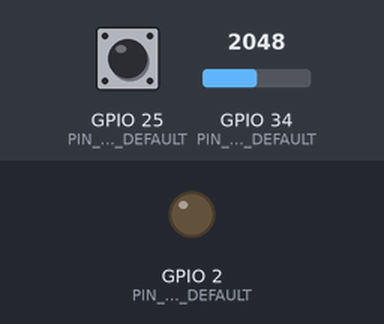
Bench run of a sketch on a simulated ESP32. Shown: output pins drawn as LEDs (lit = HIGH). The test bench sets the inputs (shaded band); at power-on: GPIO 34 (PIN_ANALOG_DEFAULT) = 2048, GPIO 25 (PIN_DIGITAL_DEFAULT) HIGH. WiFi joins after 1.5 s; servers stay silent unless stated; no MQTT or app messages arrive unless stated; what the sketch prints to the serial monitor is not drawn.

Above: at 3.2 s.
3.3 s: GPIO 34 (PIN_ANALOG_DEFAULT) set to 1279
6.3 s: GPIO 34 (PIN_ANALOG_DEFAULT) set to 1155
At 6.7 s:
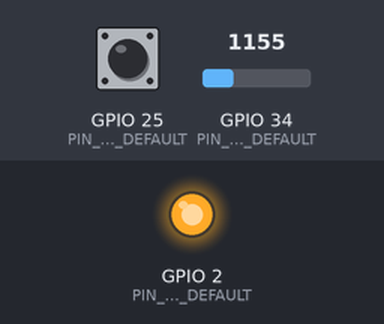
Timing chart, 0 to 9.3 s (numbered marks = the images above; inputs shaded):
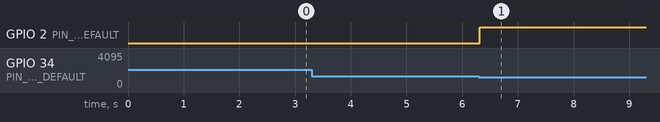

The sketch:

esp32_master_node.ino
```cpp
/**
 * ============================================================================
 * โครงงาน: GreenMesh - Smart Greenhouse System (ESP32 #4: Master Gateway Node)
 * วิชา: 305432 Sensor Network Term Project
 * หน้าที่: ตรวจวัดระดับแสง, ตรวจระดับน้ำต่ำ, ควบคุมไฟปลูกพืช,
 *          และทำหน้าที่เป็น สะพานสื่อสาร (Gateway) แปลง ESP-NOW <-> MQTT
 *
 * ข้อกำหนดตามโจทย์:
 *  - ใช้งาน analogRead() อ่านค่าความเข้มแสงจำลองที่ GPIO 34 (ADC1)
 *  - ใช้งาน digitalRead() อ่านค่าสวิตช์ตรวจจับน้ำต่ำที่ GPIO 25 (Digital In)
 *  - ใช้งาน digitalWrite() ควบคุมหลอด LED แสดงสถานะไฟปลูกพืชที่ GPIO 2 (Output)
 *  - ใช้งานการสื่อสารโปรโตคอล ESP-NOW รับส่งข้อมูลกับโหนดลูกทั้ง 3 บอร์ด
 *  - ใช้งานการสื่อสารโปรโตคอล MQTT เชื่อมต่อไปยัง Mosquitto Broker และเกตเวย์กลาง
 * ============================================================================
 */

#include <Arduino.h>
#include <WiFi.h>
#include <esp_now.h>
#include <esp_wifi.h>
#include <PubSubClient.h>
#include "soc/soc.h"
#include "soc/rtc_cntl_reg.h"

#include <freertos/FreeRTOS.h>
#include <freertos/queue.h>

#include "config.h"
#include "protocol.h"

#define NODE_ID "utility"

// --- ตัวแปรและสถานะประจำโหนด Utility ---
static uint8_t  grow_light_state = 0;     // 0 = ไฟดับ, 1 = ไฟสว่าง
static uint8_t  water_low = 0;            // 0 = ระดับน้ำปกติ, 1 = น้ำในถังต่ำ (Alert)
static int      last_raw_button = HIGH;
static int      debounced_button = HIGH;
static unsigned long last_debounce_time = 0;

static bool     feedback_blink_active = false;
static unsigned long feedback_blink_end = 0;

static bool     remote_override_active = false;
static unsigned long remote_override_start = 0;

static uint32_t local_seq = 0;

// --- คิวพักข้อมูล FreeRTOS ป้องกันปัญหา Concurrency ระหว่าง Wi-Fi Task และ Main Loop ---
static QueueHandle_t telemetry_queue = nullptr;
static QueueHandle_t state_queue = nullptr;

// --- Wi-Fi & MQTT Client ---
static WiFiClient   wifiClient;
static PubSubClient mqttClient(wifiClient);
static String       mqttClientId;

// ============================================================================
// ฟังก์ชันอ่านค่าและควบคุม I/O ฮาร์ดแวร์ตามโจทย์
// ============================================================================

// ข้อ 8.5: ใช้งาน analogRead() อ่านค่า Analog Input (ความเข้มแสง 0.0 - 100.0%)
float readLight() {
    int raw_analog = analogRead(PIN_ANALOG_DEFAULT); // GPIO 34 (ADC1 0-4095)
    return (raw_analog / 4095.0f) * 100.0f;
}

// ข้อ 8.6: ใช้งาน digitalRead() อ่านค่า Digital Input (สวิตช์จำลองน้ำต่ำ)
uint8_t readWaterLow() {
    return water_low;
}

// ข้อ 8.7: ใช้งาน digitalWrite() ควบคุม Digital Output (LED ไฟปลูกพืช)
void setGrowLight(uint8_t state) {
    grow_light_state = state ? 1 : 0;
    if (!feedback_blink_active) {
        digitalWrite(PIN_OUTPUT_DEFAULT, grow_light_state ? HIGH : LOW); // GPIO 2
    }
}

void triggerFeedbackBlink(unsigned long now) {
    feedback_blink_active = true;
    feedback_blink_end = now + 150;
    digitalWrite(PIN_OUTPUT_DEFAULT, HIGH);
}

// ============================================================================
// ฟังก์ชัน MQTT Bridge
// ============================================================================

bool publishTelemetry(const char* node_id, float analog_val, uint8_t digital_val, uint8_t out_state, uint32_t seq) {
    if (!mqttClient.connected()) return false;

    char topic[64];
    snprintf(topic, sizeof(topic), "greenhouse/%s/telemetry", node_id);

    char payload[256];
    snprintf(payload, sizeof(payload),
             "{\"node_id\":\"%s\",\"analog\":%.1f,\"digital\":%d,\"output\":%d,\"seq\":%u}",
             node_id, analog_val, digital_val, out_state, seq);

    bool ok = mqttClient.publish(topic, payload);
    if (ok) {
        Serial.printf("[MQTT] 🚀 Telemetry Published -> %s: %s\n", topic, payload);
    }
    return ok;
}

bool publishState(const char* node_id, uint8_t out_state, bool online) {
    if (!mqttClient.connected()) return false;

    char topic[64];
    snprintf(topic, sizeof(topic), "greenhouse/%s/state", node_id);

    char payload[128];
    snprintf(payload, sizeof(payload),
             "{\"node_id\":\"%s\",\"output\":%d,\"online\":%s}",
             node_id, out_state, online ? "true" : "false");

    return mqttClient.publish(topic, payload);
}

// ส่งต่อคำสั่งจาก MQTT ไปยังโหนดลูกผ่าน ESP-NOW
void sendEspNowCommand(const char* target_node_id, uint32_t cmd_id, uint8_t output) {
    EspNowPayload payload;
    memset(&payload, 0, sizeof(payload));
    strncpy(payload.node_id, target_node_id, sizeof(payload.node_id) - 1);
    payload.msg_type = MSG_TYPE_COMMAND;
    payload.analog = 0;
    payload.digital = 0;
    payload.output = output;
    payload.seq = 0;
    payload.command_id = cmd_id;

    uint8_t target_mac[6];
#if USE_BROADCAST_ESPNOW
    memcpy(target_mac, BROADCAST_MAC_ADDRESS, 6);
#else
    if (strcmp(target_node_id, "bed_a") == 0) memcpy(target_mac, MAC_BED_A, 6);
    else if (strcmp(target_node_id, "bed_b") == 0) memcpy(target_mac, MAC_BED_B, 6);
    else if (strcmp(target_node_id, "climate") == 0) memcpy(target_mac, MAC_CLIMATE, 6);
    else memcpy(target_mac, BROADCAST_MAC_ADDRESS, 6);
#endif

    esp_err_t res = esp_now_send(target_mac, (uint8_t*)&payload, sizeof(payload));
    Serial.printf("[Gateway -> ESP-NOW] Forwarded Cmd #%u to '%s' (Output=%d) Result: %d\n",
                  cmd_id, target_node_id, output, res);
}

// Callback เมื่อได้รับข้อความ Command จาก MQTT Broker
void onMqttMessage(char* topic, byte* payload, unsigned int length) {
    char msg[length + 1];
    memcpy(msg, payload, length);
    msg[length] = '\0';

    Serial.printf("[MQTT Inbound] Topic: %s, Msg: %s\n", topic, msg);

    char target_node[32] = {0};
    if (sscanf(topic, "greenhouse/%31[^/]/command", target_node) != 1) return;

    // Simple JSON extraction for command_id and output
    uint32_t cmd_id = 0;
    uint8_t out_val = 0;
    char *cmd_ptr = strstr(msg, "\"command_id\":");
    if (cmd_ptr) sscanf(cmd_ptr, "\"command_id\":%u", &cmd_id);
    int temp_out = 0;
    char *out_ptr = strstr(msg, "\"output\":");
    if (out_ptr) sscanf(out_ptr, "\"output\":%d", &temp_out);
    out_val = (uint8_t)temp_out;

    char *tgt_ptr = strstr(msg, "\"target\":");
    char sub_tgt[32] = {0};
    if (tgt_ptr) sscanf(tgt_ptr, "\"target\":\"%31[^\"]\"", sub_tgt);

    if (strcmp(target_node, NODE_ID) == 0 || strcmp(target_node, "water_low") == 0 || strcmp(sub_tgt, "water_low") == 0) {
        if (strcmp(sub_tgt, "water_low") == 0 || strcmp(target_node, "water_low") == 0) {
            water_low = out_val ? 1 : 0;
            Serial.printf("[%s] 💧 Remote Water Low command applied -> %d\n", NODE_ID, water_low);
        } else {
            setGrowLight(out_val);
            remote_override_active = true;
            remote_override_start = millis();
            publishState(NODE_ID, grow_light_state, true);
            Serial.printf("[%s] Local Grow Light Command applied -> %d\n", NODE_ID, grow_light_state);
        }
        local_seq++;
        publishTelemetry(NODE_ID, readLight(), water_low, grow_light_state, local_seq);
    } else {
        sendEspNowCommand(target_node, cmd_id, out_val);
    }
}

void reconnectMqtt() {
    static unsigned long last_retry = 0;
    if (millis() - last_retry < 5000) return;
    last_retry = millis();

    Serial.printf("[MQTT] Connecting to broker %s:%d (ID: %s)...", MQTT_HOST, MQTT_PORT, mqttClientId.c_str());
    if (wifiClient.connected()) wifiClient.stop();

    if (mqttClient.connect(mqttClientId.c_str(), MQTT_USER, MQTT_PASS)) {
        Serial.println(" Connected! ✅");
        mqttClient.subscribe("greenhouse/+/command");
        Serial.println("[MQTT] Subscribed to greenhouse/+/command");
    } else {
        Serial.printf(" Failed, rc=%d. Will retry in 5s\n", mqttClient.state());
    }
}

// ============================================================================
// ฟังก์ชันสื่อสาร ESP-NOW Gateway
// ============================================================================

#if (defined(ESP_ARDUINO_VERSION_MAJOR) && (ESP_ARDUINO_VERSION_MAJOR >= 3)) || (defined(ESP_IDF_VERSION_MAJOR) && (ESP_IDF_VERSION_MAJOR >= 5))
void onEspNowRecv(const esp_now_recv_info_t *recv_info, const uint8_t *incomingData, int len) {
    const uint8_t *mac = recv_info ? recv_info->src_addr : nullptr;
#else
void onEspNowRecv(const uint8_t *mac, const uint8_t *incomingData, int len) {
#endif
    if (len < (int)sizeof(EspNowPayload)) return;

    EspNowPayload payload;
    memcpy(&payload, incomingData, sizeof(EspNowPayload));

    Serial.printf("[Gateway ESP-NOW] 📥 Recv from '%s': Analog=%.1f, Digital=%d, Out=%d (Seq #%u)\n",
                  payload.node_id, payload.analog, payload.digital, payload.output, payload.seq);

    if (payload.msg_type == MSG_TYPE_TELEMETRY) {
        if (telemetry_queue != nullptr) {
            if (xQueueSend(telemetry_queue, &payload, 0) != pdTRUE) {
                Serial.printf("[Gateway] ⚠️ Telemetry Queue Full! Dropped packet from %s\n", payload.node_id);
            }
        }
    } else if (payload.msg_type == MSG_TYPE_STATE) {
        if (state_queue != nullptr) {
            xQueueSend(state_queue, &payload, 0);
        }
    }
}

void initEspNowGateway() {
    if (esp_now_init() != ESP_OK) {
        Serial.println("[Gateway] ❌ ESP-NOW Gateway init failed!");
        return;
    }
    Serial.println("[Gateway] ✅ ESP-NOW Gateway Initialized");

    esp_now_register_recv_cb(onEspNowRecv);

    // เพิ่ม Broadcast Peer ไว้สำหรับส่งคำสั่ง
    esp_now_peer_info_t peerInfo;
    memset(&peerInfo, 0, sizeof(peerInfo));
    peerInfo.channel = WiFi.channel();
    peerInfo.encrypt = false;
    memcpy(peerInfo.peer_addr, BROADCAST_MAC_ADDRESS, 6);
    esp_now_add_peer(&peerInfo);
}

// ============================================================================
// Arduino IDE Standard Setup & Loop
// ============================================================================

void setup() {
    WRITE_PERI_REG(RTC_CNTL_BROWN_OUT_REG, 0); // ปิด Brownout Detector ป้องกันไฟตกตอนเปิด Wi-Fi
    Serial.begin(SERIAL_BAUD_RATE);
    delay(500);
    Serial.println("\n=======================================================");
    Serial.println("  [GreenMesh] ESP32 #4: Master Gateway Node (Arduino IDE)");
    Serial.println("=======================================================");

    telemetry_queue = xQueueCreate(20, sizeof(EspNowPayload));
    state_queue = xQueueCreate(10, sizeof(EspNowPayload));

    pinMode(PIN_ANALOG_DEFAULT, INPUT);
    pinMode(PIN_DIGITAL_DEFAULT, INPUT_PULLUP);
    delay(10);
    int initial_btn = digitalRead(PIN_DIGITAL_DEFAULT);
    last_raw_button = initial_btn;
    debounced_button = initial_btn;
    water_low = 0; // เริ่มต้นที่ระดับน้ำปกติเสมอ
    pinMode(PIN_OUTPUT_DEFAULT, OUTPUT);
    digitalWrite(PIN_OUTPUT_DEFAULT, LOW);

    // 1. เชื่อมต่อ Wi-Fi
    WiFi.mode(WIFI_STA);
    WiFi.setTxPower(WIFI_POWER_15dBm); // ลดกำลังส่งเล็กน้อยป้องกันไฟกระชาก
#if WOKWI_SIMULATION
    esp_wifi_set_mac(WIFI_IF_STA, const_cast<uint8_t*>(MAC_MASTER));
#endif
    Serial.printf("[Wi-Fi] Connecting to '%s'...\n", WIFI_SSID);
    WiFi.begin(WIFI_SSID, WIFI_PASSWORD);

    int attempts = 0;
    while (WiFi.status() != WL_CONNECTED && attempts < 25) {
        delay(500);
        Serial.print(".");
        attempts++;
    }
    if (WiFi.status() == WL_CONNECTED) {
        Serial.printf("\n[Wi-Fi] Connected! IP: %s (Channel: %d)\n",
                      WiFi.localIP().toString().c_str(), WiFi.channel());
    } else {
        Serial.println("\n[Wi-Fi] Connection failed or timed out (will retry)");
    }

    // 2. เริ่มต้น MQTT Client
    mqttClientId = "ESP32-Gateway-" + String((uint32_t)ESP.getEfuseMac(), HEX);
    mqttClient.setServer(MQTT_HOST, MQTT_PORT);
    mqttClient.setCallback(onMqttMessage);
    mqttClient.setBufferSize(512);

    // 3. เริ่มต้น ESP-NOW
    initEspNowGateway();
}

void loop() {
    unsigned long now = millis();

    // จัดการการเชื่อมต่อ Wi-Fi และ MQTT
    if (WiFi.status() == WL_CONNECTED) {
        if (!mqttClient.connected()) {
            reconnectMqtt();
        } else {
            mqttClient.loop();
        }
    } else {
        static unsigned long last_wifi_reconnect = 0;
        if (now - last_wifi_reconnect > 5000) {
            last_wifi_reconnect = now;
            WiFi.reconnect();
        }
    }

    // ดึงแพ็กเก็ต Telemetry จากโหนดลูกใน FreeRTOS Queue ส่งขึ้น MQTT
    EspNowPayload item;
    while (telemetry_queue != nullptr && xQueueReceive(telemetry_queue, &item, 0) == pdTRUE) {
        publishTelemetry(item.node_id, item.analog, item.digital, item.output, item.seq);
        mqttClient.loop();
        delay(5);
    }

    // ดึง State ACK จากโหนดลูกในคิวส่งขึ้น MQTT
    while (state_queue != nullptr && xQueueReceive(state_queue, &item, 0) == pdTRUE) {
        publishState(item.node_id, item.output, true);
        mqttClient.loop();
        delay(5);
    }

    // ตรวจสอบระดับแสงและสวิตช์น้ำต่ำของตัวเอง
    float light = readLight(); // ใช้งาน analogRead()

    // 1. ตรวจสอบสวิตช์น้ำต่ำ (ใช้งาน digitalRead())
    int reading = digitalRead(PIN_DIGITAL_DEFAULT);
    if (reading != last_raw_button) {
        last_debounce_time = now;
        last_raw_button = reading;
    }

    if ((now - last_debounce_time) >= BUTTON_DEBOUNCE_MS) {
        if (reading != debounced_button) {
            debounced_button = reading;
            if (debounced_button == LOW) {
                water_low = water_low ? 0 : 1; // สลับสถานะน้ำต่ำ
                triggerFeedbackBlink(now);
                Serial.printf("[%s] 🚨 Toggle Water Status -> %s (%d)\n",
                              NODE_ID, water_low ? "น้ำต่ำฉุกเฉิน (Alert)" : "ระดับน้ำปกติ (Normal)", water_low);
                local_seq++;
                publishTelemetry(NODE_ID, light, water_low, grow_light_state, local_seq);
            }
        }
    }

    if (feedback_blink_active) {
        if (now >= feedback_blink_end) {
            feedback_blink_active = false;
            digitalWrite(PIN_OUTPUT_DEFAULT, grow_light_state ? HIGH : LOW);
        }
    }

    if (remote_override_active && (now - remote_override_start >= MANUAL_OVERRIDE_TIMEOUT)) {
        remote_override_active = false;
        Serial.printf("[%s] ℹ️ Manual Override expired. Returning to local auto mode\n", NODE_ID);
    }

    // 2. ลอจิกเปิด-ปิดไฟปลูกพืชอัตโนมัติตามระดับแสง (Section 8)
    if (!remote_override_active) {
        if (light < THRESHOLD_LIGHT_MIN) {
            if (grow_light_state == 0) {
                setGrowLight(1); // ใช้งาน digitalWrite()
                Serial.printf("[%s] 💡 แสงน้อย (%.1f%% < %.1f%%) -> เปิดไฟปลูกพืช\n",
                              NODE_ID, light, THRESHOLD_LIGHT_MIN);
            }
        } else if (light > THRESHOLD_LIGHT_MAX) {
            if (grow_light_state == 1) {
                setGrowLight(0); // ใช้งาน digitalWrite()
                Serial.printf("[%s] ☀️ แสงสว่างเพียงพอ (%.1f%% > %.1f%%) -> ปิดไฟปลูกพืช\n",
                              NODE_ID, light, THRESHOLD_LIGHT_MAX);
            }
        }
    }

    // 3. ส่งข้อมูล Telemetry ของตัวเอง (utility) ขึ้น MQTT ทุกๆ 2 วินาที
    static unsigned long last_telemetry_time = 0;
    if (now - last_telemetry_time >= TELEMETRY_INTERVAL_MS) {
        last_telemetry_time = now;
        local_seq++;
        publishTelemetry(NODE_ID, light, water_low, grow_light_state, local_seq);
    }

    delay(20);
}
```

protocol.h
```cpp
#ifndef GREENMESH_PROTOCOL_H
#define GREENMESH_PROTOCOL_H

#include <stdint.h>

enum MessageType : uint8_t {
    MSG_TYPE_TELEMETRY = 1,
    MSG_TYPE_COMMAND   = 2,
    MSG_TYPE_STATE     = 3
};

typedef struct __attribute__((packed)) {
    char node_id[16];
    uint8_t msg_type;
    float analog;
    uint8_t digital;
    uint8_t output;
    uint32_t seq;
    uint32_t command_id;
} EspNowPayload;

#endif // GREENMESH_PROTOCOL_H
```

config.h
```cpp
#ifndef GREENMESH_CONFIG_H
#define GREENMESH_CONFIG_H

#include <stdint.h>

#define WOKWI_SIMULATION 0

#if WOKWI_SIMULATION
#define ESPNOW_WIFI_CHANNEL 6
#define WIFI_SSID "Wokwi-GUEST"
#define WIFI_PASSWORD ""
#define MQTT_HOST "broker.emqx.io"
#define MQTT_PORT 1883
#define MQTT_USER ""
#define MQTT_PASS ""
#else
#define ESPNOW_WIFI_CHANNEL 8
#define WIFI_SSID "robot_club"
#define WIFI_PASSWORD "robot123"
#define MQTT_HOST "192.168.7.129"
#define MQTT_PORT 1883
#define MQTT_USER ""
#define MQTT_PASS ""
#endif

#define USE_BROADCAST_ESPNOW 1

static const uint8_t BROADCAST_MAC_ADDRESS[6] = {0xFF, 0xFF, 0xFF, 0xFF, 0xFF, 0xFF};
static const uint8_t MAC_BED_A[6]   = {0x02, 0x00, 0x00, 0x00, 0x00, 0x01};
static const uint8_t MAC_BED_B[6]   = {0x02, 0x00, 0x00, 0x00, 0x00, 0x02};
static const uint8_t MAC_CLIMATE[6] = {0x02, 0x00, 0x00, 0x00, 0x00, 0x03};
static const uint8_t MAC_MASTER[6]  = {0x02, 0x00, 0x00, 0x00, 0x00, 0x04};

#define PIN_ANALOG_DEFAULT  34 // ADC1_CH6 - เซ็นเซอร์วัดความเข้มแสง (LDR Photoresistor / 0-100%)
#define PIN_DIGITAL_DEFAULT 25 // Digital In - สวิตช์จำลองระดับน้ำในถังต่ำ (Low = Alert)
#define PIN_OUTPUT_DEFAULT  2  // Digital Out - LED แสดงสถานะไฟปลูกพืช (Purple LED)

#define TELEMETRY_INTERVAL_MS 2000
#define BUTTON_DEBOUNCE_MS    50
#define SERIAL_BAUD_RATE      115200

#define THRESHOLD_LIGHT_MIN   30.0f // % แสงน้อย เปิดไฟปลูกพืช
#define THRESHOLD_LIGHT_MAX   40.0f // % แสงเพียงพอ ปิดไฟปลูกพืช
#define MANUAL_OVERRIDE_TIMEOUT 30000

#endif // GREENMESH_CONFIG_H
```

Measured:
- the behaviour switches between 1229 and 1228 on GPIO 34 (PIN_ANALOG_DEFAULT) (found by bisection; images 0 and 1)
- after the input at 3.3 s, every drawn part: stays the same
- after the input at 6.3 s, GPIO 2 (PIN_OUTPUT_DEFAULT): LOW → HIGH at once
